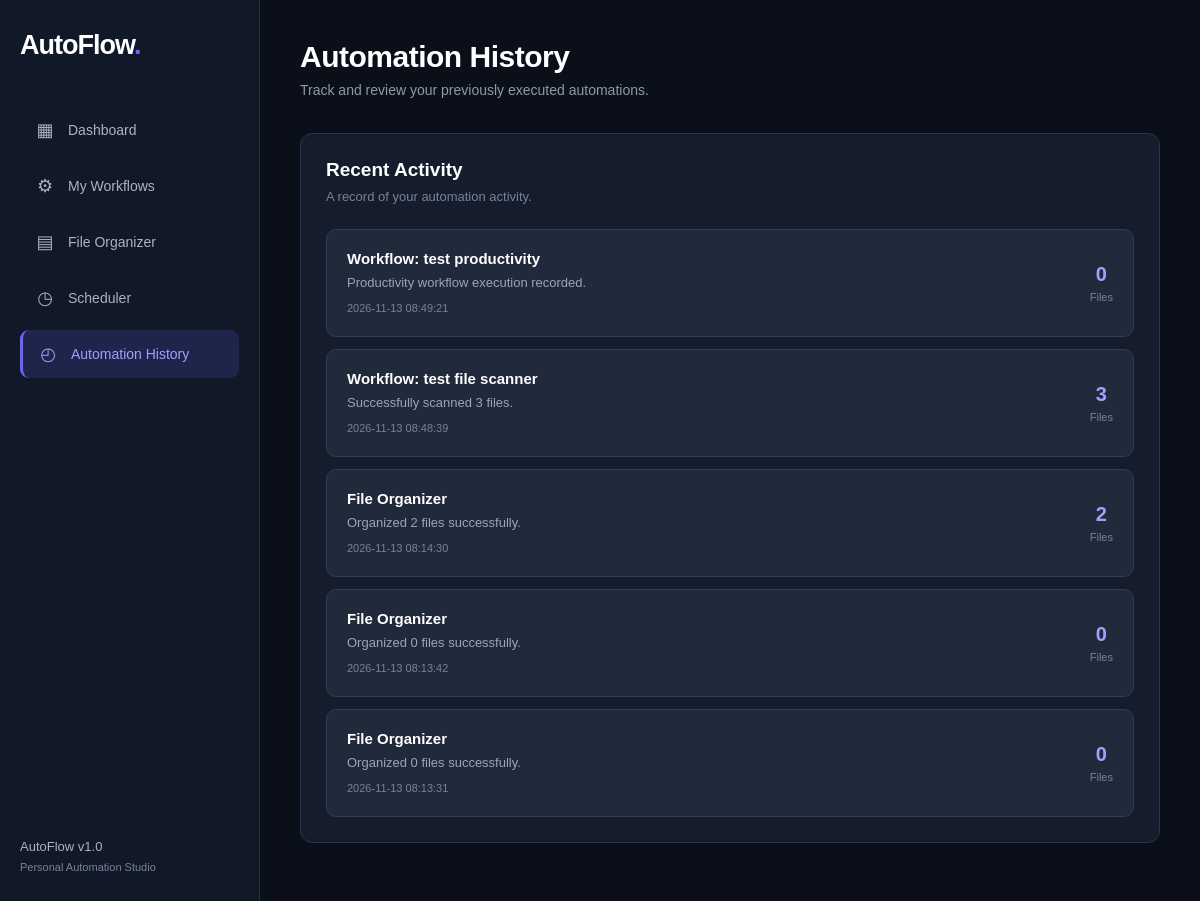
Page /history on the earlier database version.
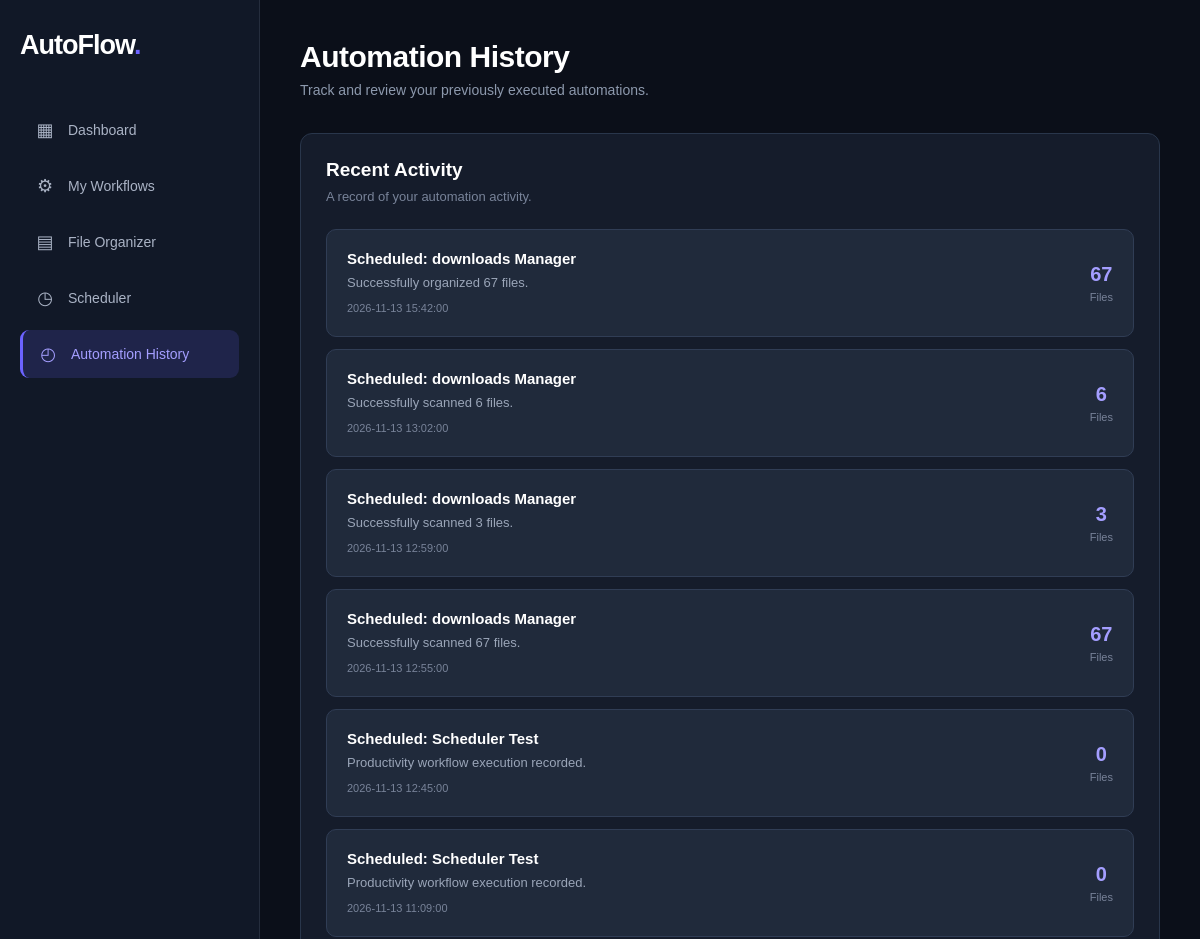
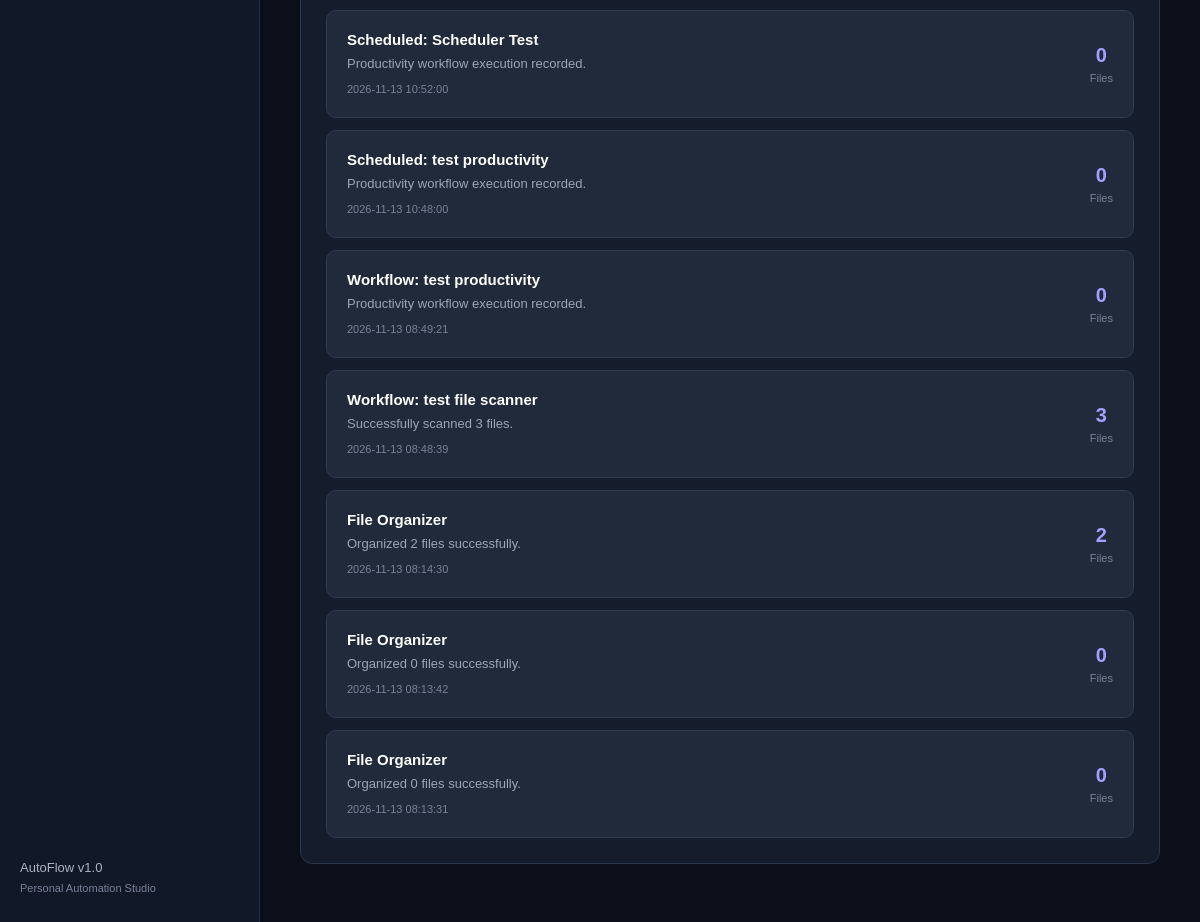
Same page on the later database version (2 pictures, top to bottom).
### tables this page shows
CREATE TABLE history (
                id INTEGER PRIMARY KEY AUTOINCREMENT,
                action TEXT NOT NULL,
                details TEXT NOT NULL,
                files_moved INTEGER DEFAULT 0,
                created_at TIMESTAMP DEFAULT CURRENT_TIMESTAMP
            );

### app.py (the view)
@app.route("/history")
def history_page():
    history = get_history()
    return render_template(
        "history.html",
        history=history
    )

### storage.py (called while the page is built)
def get_connection():
    connection = sqlite3.connect(DATABASE_PATH)
    connection.row_factory = sqlite3.Row
    return connection

def get_history():
    with get_connection() as connection:
        rows = connection.execute(
            "SELECT * FROM history ORDER BY id DESC"
        ).fetchall()
    return [dict(row) for row in rows]

### templates/history.html (shortened to what this page needs)
<!DOCTYPE html>
<html lang="en">
<head>
    <link rel="stylesheet"
          href="{{ url_for('static', filename='css/style.css') }}">
</head>
<body>
    <div class="dashboard">
        <aside class="sidebar">
            <h2 class="brand">AutoFlow<span>.</span></h2>
            <nav class="sidebar-nav">
                <a href="/" class="nav-link">
                    <span>▦</span> Dashboard
                </a>
                <a href="/workflows" class="nav-link">
                    <span>⚙</span> My Workflows
                </a>
                <a href="/organizer" class="nav-link">
                    <span>▤</span> File Organizer
                </a>
                <a href="/scheduler" class="nav-link">
                    <span>◷</span> Scheduler
                </a>
                <a href="/history" class="nav-link active"
                   aria-current="page">
                    <span>◴</span> Automation History
                </a>
            </nav>
            <div class="sidebar-bottom">
                <p>AutoFlow v1.0</p>
                <span>Personal Automation Studio</span>
            </div>
        </aside>
        <main class="main-content">
            <header class="topbar">
                <div>
                    <h1>Automation History</h1>
                    <p>Track and review your previously executed automations.</p>
                </div>
            </header>
            <section class="panel">
                <div class="panel-heading">
                    <h2>Recent Activity</h2>
                    <p>A record of your automation activity.</p>
                </div>
                {% if history %}
                    <div class="history-list">
                        {% for item in history %}
                            <div class="history-item">
                                <div class="history-info">
                                    <h3>{{ item.action }}</h3>
                                    <p>{{ item.details }}</p>
                                    <span class="history-date">
                                        {{ item.created_at }}
                                    </span>
                                </div>
                                <div class="history-count">
                                    <strong>{{ item.files_moved }}</strong>
                                    <span>Files</span>
                                </div>
                            </div>
                        {% endfor %}
                    </div>
                {% else %}
                    <div class="empty-state">
                        <h3>No activity yet</h3>
                        <p>Your automation history will appear here once you run a workflow or organize files.</p>
                    </div>
                {% endif %}
            </section>
        </main>
    </div>
</body>
</html>

### static/css/style.css (style rules this page uses)
:root { --bg: #0b0f19; --sidebar: #111827; --panel: #151c2b; --card: #202a3b; --input: #0b1220; --border: #29364b; --border-light: #303d55; --primary: #6c63ff; --primary-light: #a49eff; --text: #ffffff; --text-secondary: #aab3c5; --muted: #788399; --success: #75e0a5; --danger: #ff929d; --radius: 12px; --transition: all 0.2s ease; }
* { margin: 0; padding: 0; box-sizing: border-box; }
html { scroll-behavior: smooth; }
body { font-family: Arial, sans-serif; background: var(--bg); color: var(--text); min-height: 100vh; }
.dashboard, .app-container { display: flex; min-height: 100vh; width: 100%; }
.sidebar { width: 260px; min-width: 260px; min-height: 100vh; background: var(--sidebar); padding: 30px 20px; display: flex; flex-direction: column; border-right: 1px solid #252d3d; flex-shrink: 0; }
.brand, .logo h2 { font-size: 27px; font-weight: 700; letter-spacing: -1px; margin-bottom: 45px; }
.brand span, .logo span { color: var(--primary); }
.sidebar nav { display: flex; flex-direction: column; }
.sidebar-nav { display: flex; flex-direction: column; gap: 8px; }
.nav-link { display: flex; align-items: center; gap: 12px; width: 100%; text-decoration: none; color: var(--text-secondary); padding: 13px 14px; margin-bottom: 0; border-radius: 9px; font-size: 14px; transition: var(--transition); }
.nav-link span { font-size: 18px; width: 22px; text-align: center; }
.nav-link.active { background: rgba(108, 99, 255, 0.16); color: var(--primary-light); border-left: 3px solid var(--primary); }
.sidebar-bottom { margin-top: auto; padding-top: 30px; color: var(--text-secondary); font-size: 13px; }
.sidebar-bottom span { display: block; margin-top: 7px; color: var(--muted); font-size: 11px; }
.main-content { flex: 1; min-width: 0; padding: 40px; overflow-x: hidden; }
.topbar { display: flex; justify-content: space-between; align-items: center; margin-bottom: 35px; }
.topbar h1 { font-size: 30px; margin-bottom: 8px; letter-spacing: -0.5px; }
.topbar p { color: #8d99ad; font-size: 14px; }
.panel { background: var(--panel); padding: 25px; border: 1px solid var(--border); border-radius: var(--radius); min-height: 180px; margin-bottom: 20px; }
.panel-heading { display: flex; flex-direction: column; gap: 8px; margin-bottom: 25px; }
.panel-heading h2 { font-size: 19px; }
.panel-heading p { color: var(--muted); font-size: 13px; }
.history-list { display: flex; flex-direction: column; gap: 12px; }
.history-item { display: flex; justify-content: space-between; align-items: center; gap: 15px; background: var(--card); border: 1px solid var(--border-light); padding: 20px; border-radius: 10px; transition: var(--transition); }
.history-info { min-width: 0; }
.history-info h3 { font-size: 15px; margin-bottom: 8px; }
.history-info p { color: #9aa5b8; font-size: 13px; margin-bottom: 8px; overflow-wrap: anywhere; }
.history-info span, .history-date { color: var(--muted); font-size: 11px; }
.history-count { display: flex; flex-direction: column; align-items: center; gap: 5px; color: var(--primary-light); font-size: 13px; white-space: nowrap; }
.history-count strong { font-size: 20px; }
.history-count span { font-size: 11px; color: var(--muted); }

Differences in the rows shown:
added history: action "Scheduled: downloads Manager", details "Successfully organized 67 files.", created_at "2026-11-13 15:42:00", files_moved "67"
added history: action "Scheduled: downloads Manager", details "Successfully scanned 6 files.", created_at "2026-11-13 13:02:00", files_moved "6"
added history: action "Scheduled: downloads Manager", details "Successfully scanned 3 files.", created_at "2026-11-13 12:59:00", files_moved "3"
added history: action "Scheduled: downloads Manager", details "Successfully scanned 67 files.", created_at "2026-11-13 12:55:00", files_moved "67"
added history: action "Scheduled: Scheduler Test", details "Productivity workflow execution recorded.", created_at "2026-11-13 12:45:00", files_moved "0"
added history: action "Scheduled: Scheduler Test", details "Productivity workflow execution recorded.", created_at "2026-11-13 11:09:00", files_moved "0"
added history: action "Scheduled: Scheduler Test", details "Productivity workflow execution recorded.", created_at "2026-11-13 10:52:00", files_moved "0"
added history: action "Scheduled: test productivity", details "Productivity workflow execution recorded.", created_at "2026-11-13 10:48:00", files_moved "0"
